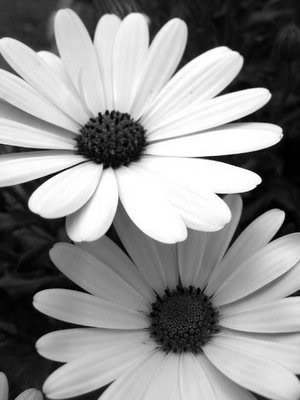
#> input picture Images/BnWFlower.jpg, 300 x 400 px
$ python high_pass_filter.py
#> lines starting #> are read from the running program, lines starting #| are printed output that depends on the picture
from pylab import *
aa = imread('Images/BnWFlower.jpg')
#> aa is the input picture: shape (400, 300); min 0, max 255, mean 143.5
a = double(aa)
row,col = a.shape
#> row = 400; col = 300
w = array([[-1,-1,-1],[-1,8,-1],[-1,-1,-1]])
b = empty([row,col])
for x in range(2,row-1):
    for y in range(1,col-1):
        b[x,y] = w.item(0,0)*a.item(x-1,y-1)+w.item(0,1)*a.item(x-1,y)+w.item(0,2)*a.item(x-1,y+1)+w.item(1,0)*a.item(x,y-1)+w.item(1,1)*a.item(x,y)+w.item(1,2)*a.item(x,y+1)+w.item(2,0)*a.item(x+1,y+1)+w.item(2,1)*a.item(x+1,y)+w.item(2,2)*a.item(x+1,y+1)
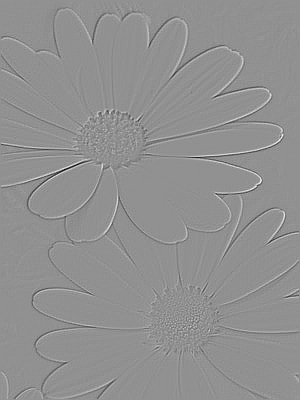
#> b: shape (400, 300) float64; min -981, max 743, mean 0.1; drawn with min black and max white
figure(1)
subplot(1,2,1)
gray()
imshow(aa)
title('Original Image')
subplot(1,2,2)
gray()
imshow(uint8(b))
title('Image after using high pass filter')
show()
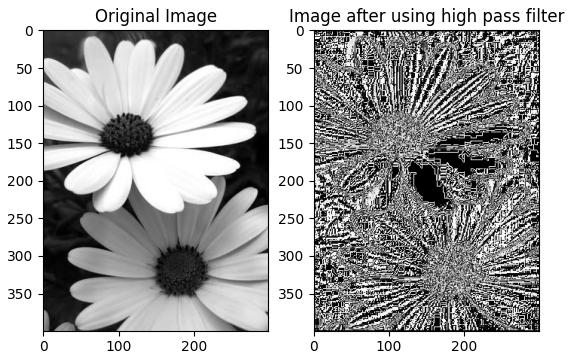
#> figure drawn by matplotlib, 2 panels
